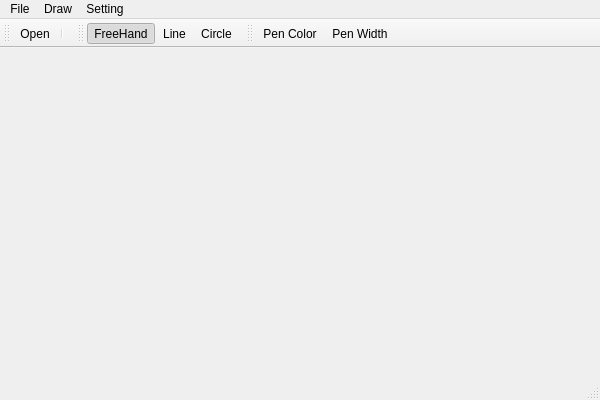
<?xml version="1.0" encoding="UTF-8"?>
<ui version="4.0">
 <class>XScribbleClass</class>
 <widget class="QMainWindow" name="XScribbleClass">
  <property name="geometry">
   <rect>
    <x>0</x>
    <y>0</y>
    <width>600</width>
    <height>400</height>
   </rect>
  </property>
  <property name="windowTitle">
   <string>XScribble</string>
  </property>
  <widget class="ScribbleArea" name="centralWidget"/>
  <widget class="QMenuBar" name="menuBar">
   <property name="geometry">
    <rect>
     <x>0</x>
     <y>0</y>
     <width>600</width>
     <height>23</height>
    </rect>
   </property>
   <widget class="QMenu" name="menuFile">
    <property name="title">
     <string>File</string>
    </property>
    <addaction name="actionOpen"/>
    <addaction name="actionExit"/>
   </widget>
   <widget class="QMenu" name="menuDraw">
    <property name="title">
     <string>Draw</string>
    </property>
    <addaction name="actionFreeHand"/>
    <addaction name="actionLine"/>
    <addaction name="actionCircle"/>
   </widget>
   <widget class="QMenu" name="menuSetting">
    <property name="title">
     <string>Setting</string>
    </property>
    <addaction name="actionSetPenColor"/>
    <addaction name="actionSetPenWidth"/>
   </widget>
   <addaction name="menuFile"/>
   <addaction name="menuDraw"/>
   <addaction name="menuSetting"/>
  </widget>
  <widget class="QToolBar" name="mainToolBar">
   <attribute name="toolBarArea">
    <enum>TopToolBarArea</enum>
   </attribute>
   <attribute name="toolBarBreak">
    <bool>false</bool>
   </attribute>
   <addaction name="actionOpen"/>
   <addaction name="separator"/>
  </widget>
  <widget class="QStatusBar" name="statusBar"/>
  <widget class="QToolBar" name="drawToolBar">
   <property name="windowTitle">
    <string>toolBar</string>
   </property>
   <attribute name="toolBarArea">
    <enum>TopToolBarArea</enum>
   </attribute>
   <attribute name="toolBarBreak">
    <bool>false</bool>
   </attribute>
   <addaction name="actionFreeHand"/>
   <addaction name="actionLine"/>
   <addaction name="actionCircle"/>
  </widget>
  <widget class="QToolBar" name="toolBar">
   <property name="windowTitle">
    <string>toolBar</string>
   </property>
   <attribute name="toolBarArea">
    <enum>TopToolBarArea</enum>
   </attribute>
   <attribute name="toolBarBreak">
    <bool>false</bool>
   </attribute>
   <addaction name="actionSetPenColor"/>
   <addaction name="actionSetPenWidth"/>
  </widget>
  <action name="actionLine">
   <property name="checkable">
    <bool>true</bool>
   </property>
   <property name="icon">
    <iconset resource="xscribble.qrc">
     <normaloff>:/XScribble/Resources/line_32.png</normaloff>:/XScribble/Resources/line_32.png</iconset>
   </property>
   <property name="text">
    <string>Line</string>
   </property>
   <property name="shortcut">
    <string>C</string>
   </property>
  </action>
  <action name="actionCircle">
   <property name="checkable">
    <bool>true</bool>
   </property>
   <property name="icon">
    <iconset resource="xscribble.qrc">
     <normaloff>:/XScribble/Resources/radius.gif</normaloff>:/XScribble/Resources/radius.gif</iconset>
   </property>
   <property name="text">
    <string>Circle</string>
   </property>
   <property name="shortcut">
    <string>C</string>
   </property>
  </action>
  <action name="actionFreeHand">
   <property name="checkable">
    <bool>true</bool>
   </property>
   <property name="checked">
    <bool>true</bool>
   </property>
   <property name="icon">
    <iconset resource="xscribble.qrc">
     <normaloff>:/XScribble/Resources/scribble1.jpg</normaloff>:/XScribble/Resources/scribble1.jpg</iconset>
   </property>
   <property name="text">
    <string>FreeHand</string>
   </property>
   <property name="shortcut">
    <string>F</string>
   </property>
  </action>
  <action name="actionSetPenColor">
   <property name="icon">
    <iconset resource="xscribble.qrc">
     <normaloff>:/XScribble/Resources/penColor.png</normaloff>:/XScribble/Resources/penColor.png</iconset>
   </property>
   <property name="text">
    <string>Pen Color ...</string>
   </property>
  </action>
  <action name="actionSetPenWidth">
   <property name="icon">
    <iconset resource="xscribble.qrc">
     <normaloff>:/XScribble/Resources/penThickness.png</normaloff>:/XScribble/Resources/penThickness.png</iconset>
   </property>
   <property name="text">
    <string>Pen Width ...</string>
   </property>
  </action>
  <action name="actionOpen">
   <property name="icon">
    <iconset resource="xscribble.qrc">
     <normaloff>:/XScribble/Resources/fileopen.png</normaloff>:/XScribble/Resources/fileopen.png</iconset>
   </property>
   <property name="text">
    <string>Open</string>
   </property>
   <property name="shortcut">
    <string>Ctrl+O</string>
   </property>
  </action>
  <action name="actionExit">
   <property name="text">
    <string>Exit</string>
   </property>
   <property name="toolTip">
    <string>Exit</string>
   </property>
   <property name="shortcut">
    <string>Ctrl+Q</string>
   </property>
  </action>
 </widget>
 <layoutdefault spacing="6" margin="11"/>
 <customwidgets>
  <customwidget>
   <class>ScribbleArea</class>
   <extends>QWidget</extends>
   <header>scribblearea.h</header>
   <container>1</container>
  </customwidget>
 </customwidgets>
 <resources>
  <include location="xscribble.qrc"/>
 </resources>
 <connections>
  <connection>
   <sender>actionExit</sender>
   <signal>triggered()</signal>
   <receiver>XScribbleClass</receiver>
   <slot>close()</slot>
   <hints>
    <hint type="sourcelabel">
     <x>-1</x>
     <y>-1</y>
    </hint>
    <hint type="destinationlabel">
     <x>299</x>
     <y>199</y>
    </hint>
   </hints>
  </connection>
 </connections>
</ui>
